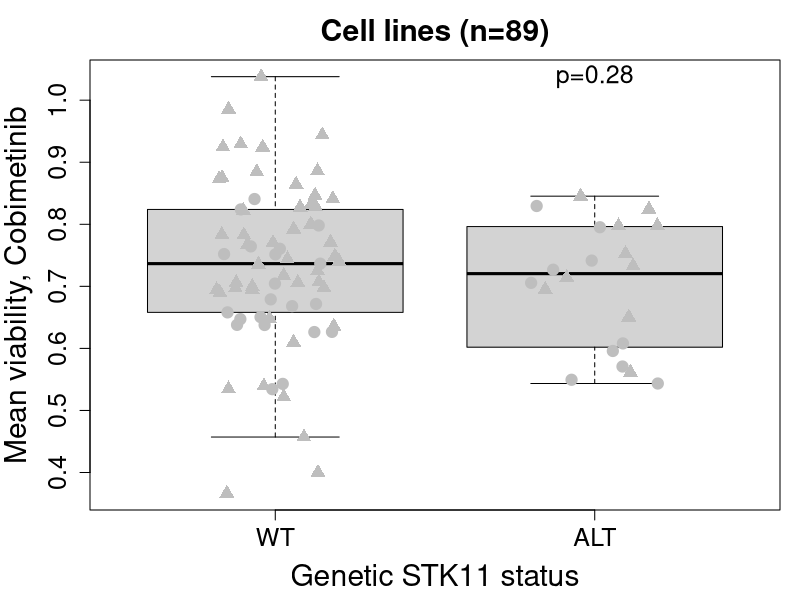

This chart was generated by the following R code:
data <- read.table("../data/CellLineDrugResponse_SubtypeAssociation.tsv", sep="\t", header=TRUE, check.names=FALSE)
gCSI <- read.table("../data/CellLineDrugResponse_MeanViability.tsv", sep="\t", header=TRUE, check.names=FALSE)

# Associate MEK/ERKi response with subtype
target <- c("MEK2, MEK1", "ERK")
compounds <- as.character(data$`gCGC ID`[which(data$TARGET_NAME %in% target)])
targetsID <- as.character(data$TARGET_NAME[which(data$TARGET_NAME %in% target)])
data.gCSI <- gCSI[, compounds]
rownames(data.gCSI) <- gCSI[, "Cell line"]
colnames(data.gCSI) <- paste0(compounds, " (", targetsID, ")")
nbTumors <- nrow(data.gCSI)

STK11 <- factor(as.character(gCSI$STK11), levels=c("WT", "ALT"))
pchs <- rep(19, nbTumors)
pchs[!gCSI$KRAS] <- 17

pvalues <- c() # in all 89 cell lines
for (i in colnames(data.gCSI)) pvalues <- c(pvalues, signif(t.test(data.gCSI[,i] ~ STK11, alternative="greater")$p.value,2))
names(pvalues) <- colnames(data.gCSI)

i <- "gCGC00062 (MEK2, MEK1)"
pdf("../figures/FigS5_CellLines_CobimetinibVsSTK11.pdf", width=5.5, height=6.5)
par(mar=c(4.5,4.5,3,1))
pval <- signif(t.test(data.gCSI[,i] ~ STK11)$p.value,2)
boxplot(data.gCSI[,i] ~ STK11, ylab="Mean viability, Cobimetinib", xlab="Genetic STK11 status",
			main=paste0("Cell lines (n=",nbTumors,")"),
			cex.lab=1.8, cex.axis=1.5, cex.main=1.8, outline=FALSE,
			ylim=range(data.gCSI[,i], na.rm=TRUE))
points(jitter(as.numeric(STK11)), data.gCSI[,i], col="gray", pch=pchs, cex=1.5)
text(x=2, y=max(data.gCSI[,i], na.rm=TRUE), labels=paste0("p=",pval), cex=1.5)
dev.off()

indices.rm <- which(gCSI$Subtype %in% "unclassified")
data.gCSI <- data.gCSI[-indices.rm, ]
gCSI <- gCSI[-indices.rm, ]
STK11 <- STK11[-indices.rm]

pvalues.STK11_to_subtype <- c() # in subset of 63 cell lines with subtype 1/2/3
pvalues.subtype_to_STK11 <- c()
for (i in colnames(data.gCSI)) {
	model1a <- lm(data.gCSI[,i] ~ gCSI$Subtype)
	model1b <- lm(data.gCSI[,i] ~ STK11)
	model2 <- lm(data.gCSI[,i] ~ gCSI$Subtype + STK11)
	pvalues.STK11_to_subtype <- c(pvalues.STK11_to_subtype, anova(model1a, model2)$"Pr(>F)"[2])
	pvalues.subtype_to_STK11 <- c(pvalues.subtype_to_STK11, anova(model1b, model2)$"Pr(>F)"[2])
}
names(pvalues.STK11_to_subtype) <- names(pvalues.subtype_to_STK11) <- colnames(data.gCSI)
sort(pvalues.subtype_to_STK11[grep("MEK", names(pvalues.subtype_to_STK11))])
sort(pvalues.STK11_to_subtype[grep("MEK", names(pvalues.STK11_to_subtype))])
